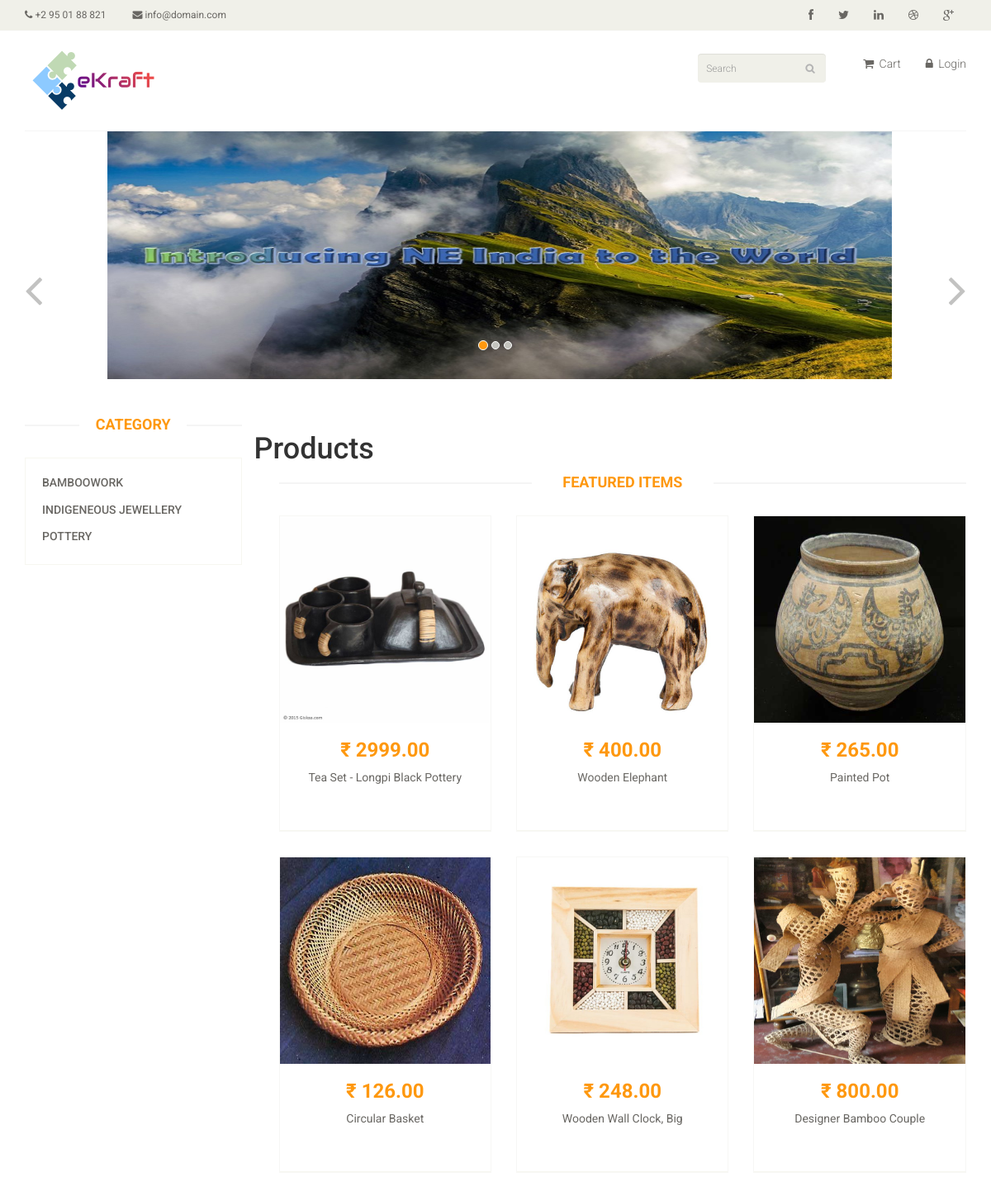
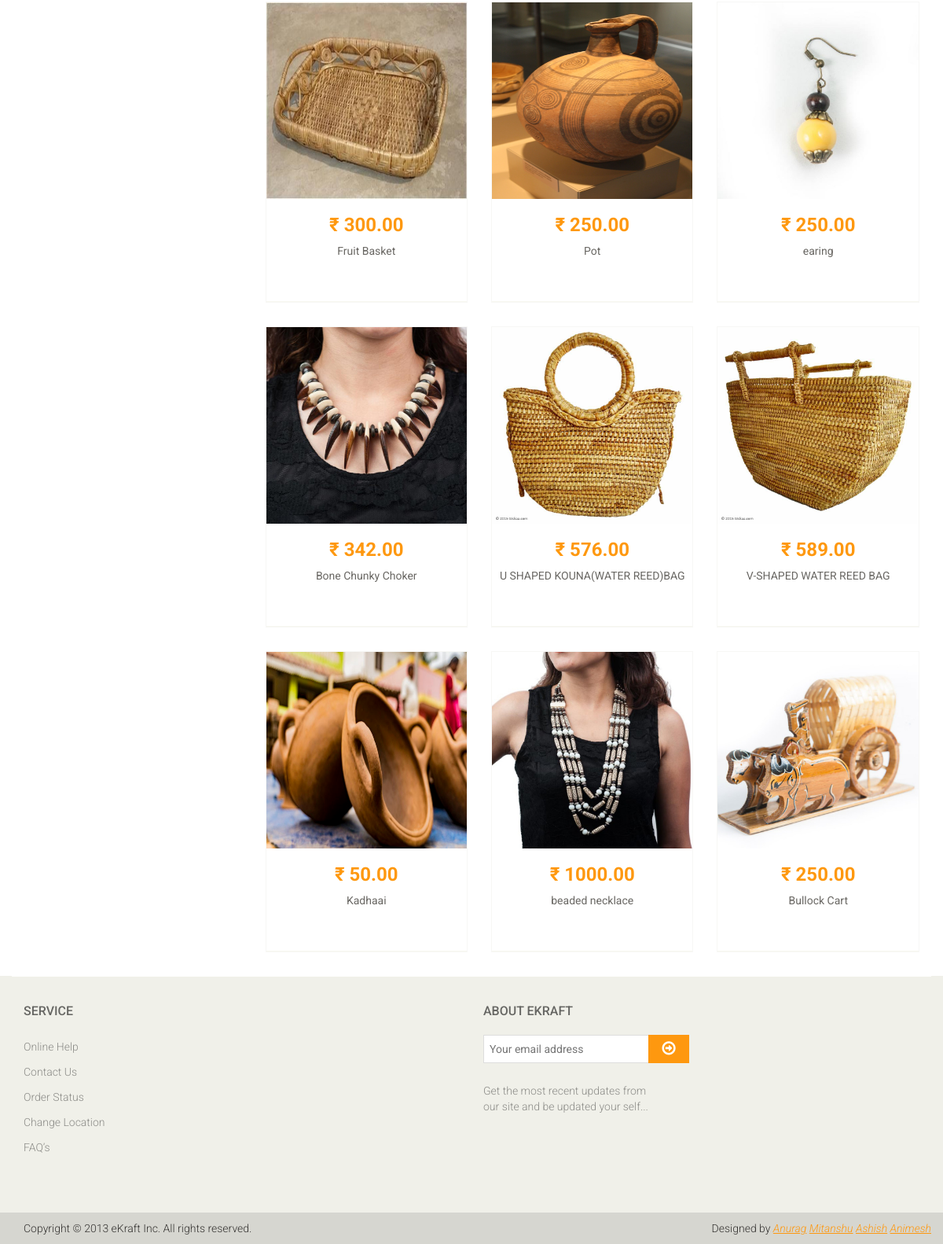
The page / on the database its author committed (2 pictures, top to bottom).
### shop/models.py (models this page shows, shortened)
class Category(models.Model):
    name=models.CharField(max_length=200,db_index=True)
    slug=models.SlugField(max_length=200,db_index=True,unique=True)
    class Meta:
        ordering=('name',)
        verbose_name='category'
        verbose_name_plural='categories'
    def get_absolute_url(self):
        return reverse('shop:product_list_by_category',args=[self.slug])

class Product(models.Model):
    category=models.ForeignKey(Category,related_name='product',on_delete=models.CASCADE,)
    name=models.CharField(max_length=200,db_index=True)
    slug=models.SlugField(max_length=200,db_index=True)
    image = models.FileField(upload_to='Products',blank=True)
    description=models.TextField(blank=True)
    price=models.DecimalField(max_digits=10,decimal_places=2)
    stock=models.PositiveIntegerField()
    available=models.BooleanField(default=True)
    created=models.DateTimeField(auto_now_add=True)
    updated=models.DateTimeField(auto_now=True)
    class Meta:
        ordering=('-created',)
        index_together=(('id','slug'),)
    def get_absolute_url(self):
        return reverse('shop:product_detail',args=[self.id,self.slug])

### shop/views.py (the view)
# urls.py: url(r'^$',views.product_list,name='product_list'),
def product_list(request,category_slug=None):
        category=None
        categories=Category.objects.all()
        product_results = Product.objects.all()
        query = request.GET.get("q")
        if query:
            categories = categories.filter(
                Q(name__icontains=query)
            ).distinct()
            product_results = product_results.filter(
                Q(name__icontains=query)
            ).distinct()
            return render(request, 'shop/Products/search.html', {
                'categories': categories,
                'products': product_results,
            })
        else:
            if category_slug:
                category=get_object_or_404(Category,slug=category_slug)
                product_results=product_results.filter(category=category)
        return render(request,'shop/Products/list.html',{'category':category,'categories':categories,'products':product_results})

### cart/cart.py (called while the page is built)
	def __len__(self):
		return sum(item['quantity'] for item in self.cart.values())

### cart/context_processors.py (called while the page is built)
def cart(request):
	return {'cart': Cart(request)}

### shop/templates/shop/Products/list.html (shortened to what this page needs)
{% extends "shop/base.html" %}
{% load staticfiles %}
{% block content %}
    <section id="slider">
		<div class="container">
			<div class="row">
				<div class="col-sm-12">
					<div id="slider-carousel" class="carousel slide" data-ride="carousel">
						<ol class="carousel-indicators">
							<li data-target="#slider-carousel" data-slide-to="0" class="active"></li>
							<li data-target="#slider-carousel" data-slide-to="1"></li>
							<li data-target="#slider-carousel" data-slide-to="2"></li>
						</ol>
						<div class="carousel-inner">
							<div class="item active">
								<img src="{% static "shop/images/home/NE.jpg" %}"  style="width:950px; height:300px;"  alt="" />
							</div>
						</div>
						<a href="#slider-carousel" class="left control-carousel hidden-xs" data-slide="prev">
							<i class="fa fa-angle-left"></i>
						</a>
						<a href="#slider-carousel" class="right control-carousel hidden-xs" data-slide="next">
							<i class="fa fa-angle-right"></i>
						</a>
					</div>
				</div>
			</div>
		</div>
	</section>
		<div class="container">
			<div class="row">
				<div class="col-sm-3">
					<div class="left-sidebar">
						<h2>Category</h2>
						<div class="panel-group category-products" id="accordian">
							{% for c in categories %}
                                <div class="panel panel-default">
								    <div class="panel-heading">
									    <h4 class="panel-title"><a href="{{c.get_absolute_url}}">{{c.name}}</a></h4>
								    </div>
						    	</div>
                            {% endfor %}
						</div>
					</div>
					</div>
            <div id="main" class="product-list">
                    <h1>{% if category %}{{category.name}}{% else %}Products{% endif %}</h1>
                    <div class="col-sm-9 padding-right">
					<div class="features_items">
						<h2 class="title text-center">Featured Items</h2>
						{% for product in products %}
                        <div class="col-sm-4">
							<div class="product-image-wrapper">
								<div class="single-products" style="height:380px;weight:100px;">
										<div class="productinfo text-center">
											<a href="{{product.get_absolute_url}}" target="blank;"><img src="{% static "shop/images/" %}{{product.image}}"  style="height:250px;weight:100px;" alt="" /></a>
											<h2>&#8377; {{ product.price }}</h2>
											<p>{{product.name}}</p>
										</div>
								</div>
								<div class="choose">
								</div>
							</div>
						</div>
                    {% endfor %}
					</div>
				</div>
                </div>
			</div>
		</div>
{% endblock %}

### shop/templates/shop/base.html (shortened to what this page needs)
{% load staticfiles %}
<!DOCTYPE html>
<html lang="en">
<head>
    {% load staticfiles %}
    <link href="{% static "index.css" %}" rel="stylesheet">
    <link href="{% static "shop/css/bootstrap.min.css" %}" rel="stylesheet">
    <link href="{% static "shop/css/font-awesome.min.css" %}" rel="stylesheet">
    <link href="{% static "shop/css/prettyPhoto.css" %}" rel="stylesheet">
    <link href="{% static "shop/css/price-range.css" %}" rel="stylesheet">
    <link href="{% static "shop/css/animate.css" %}" rel="stylesheet">
    <link href="{% static "shop/css/main.css" %}" rel="stylesheet">
	<link href="{% static "shop/css/responsive.css" %}" rel="stylesheet">
</head>
<body>
    <header id="header">
		<div class="header_top">
			<div class="container">
				<div class="row">
					<div class="col-sm-6">
						<div class="contactinfo">
							<ul class="nav nav-pills">
								<li><a href="#"><i class="fa fa-phone"></i> +2 95 01 88 821</a></li>
								<li><a href="#"><i class="fa fa-envelope"></i> info@domain.com</a></li>
							</ul>
						</div>
					</div>
					<div class="col-sm-6">
						<div class="social-icons pull-right">
							<ul class="nav navbar-nav">
								<li><a href="#"><i class="fa fa-facebook"></i></a></li>
								<li><a href="#"><i class="fa fa-twitter"></i></a></li>
								<li><a href="#"><i class="fa fa-linkedin"></i></a></li>
								<li><a href="#"><i class="fa fa-dribbble"></i></a></li>
								<li><a href="#"><i class="fa fa-google-plus"></i></a></li>
							</ul>
						</div>
					</div>
				</div>
			</div>
		</div>
		<div class="header-middle">
			<div class="container">
				<div class="row">
					<div class="col-sm-4">
						<div class="logo pull-left">
							<a href="{% url 'shop:product_list' %}"><img src="{% static "shop/images/home/ekraft.png" %}" alt="" /></a>
						</div>
					</div>
					<div class="col-sm-8">
						<div class="shop-menu pull-right">
							<ul class="nav navbar-nav">
							    <li>
							        <div class="search_box pull-right">
    							        <form class="navbar-form navbar-left" role="search" method="get" action="{% url 'shop:product_list' %}">
                    		           	    <div class="form-group">
                        			            <input type="text" class="form-control" placeholder="Search" name="q" value="{{ request.GET.q }}">
                    			            </div>
                			            </form>
                			         </div>
    			                </li>
								<li><a href="{% url 'cart:cart_detail' %}"><i class="fa fa-shopping-cart"></i> Cart</a></li>
								{% if user.is_authenticated %}
                                    <li class="dropdown s-header-v2__nav-item s-header-v2__dropdown-on-hover">
                                        <a href="#"  data-toggle="dropdown" role="button" aria-haspopup="true" aria-expanded="false"><i class="fa fa-user"></i>{{ user.get_username }} <span class="g-font-size-10--xs g-margin-l-5--xs ti-angle-down"></span></a>
                                        <ul class="dropdown-menu s-header-v2__dropdown-menu">
                                            <li><a href="#" class="s-header-v2__dropdown-menu-link">Profile</a></li>
                                            <li><a href="{% url 'logout'%}?next={{request.path}}" class="s-header-v2__dropdown-menu-link">Logout</a></li>
                                        </ul>
                                    </li>
                                {% else %}
                                    <li><a href="{% url 'login'%}?next={{request.path}}"><i class="fa fa-lock"></i> Login</a></li>
                                {% endif %}
							</ul>
						</div>
					</div>
				</div>
			</div>
		</div>
	</header>
    {% block content %}
    {% endblock %}
    <footer id="footer">
		<div class="footer-widget">
			<div class="container">
				<div class="row">
					<div class="col-sm-6">
						<div class="single-widget">
							<h2>Service</h2>
							<ul class="nav nav-pills nav-stacked">
								<li><a href="#">Online Help</a></li>
								<li><a href="#">Contact Us</a></li>
								<li><a href="#">Order Status</a></li>
								<li><a href="#">Change Location</a></li>
								<li><a href="#">FAQ’s</a></li>
							</ul>
						</div>
					</div>
					<div class="col-sm-6 ">
						<div class="single-widget">
							<h2>About eKraft</h2>
							<form action="#" class="searchform">
								<input type="text" placeholder="Your email address" />
								<button type="submit" class="btn btn-default"><i class="fa fa-arrow-circle-o-right"></i></button>
								<p>Get the most recent updates from <br />our site and be updated your self...</p>
							</form>
						</div>
					</div>
				</div>
			</div>
		</div>
		<div class="footer-bottom">
			<div class="container">
				<div class="row">
					<p class="pull-left">Copyright © 2013 eKraft Inc. All rights reserved.</p>
					<p class="pull-right">Designed by
					    <span>
				        <a target="_blank" href="http://www.facebook.com/anurag.barfa">Anurag</a>
					    <a target="_blank" href="http://www.facebook.com/mitanshu.mittal.1">Mitanshu</a>
					    <a target="_blank" href="http://www.facebook.com/ashish.ranjan.351756">Ashish</a>
					    <a target="_blank" href="http://www.facebook.com/akanimesh7">Animesh</a>
					    </span>
				    </p>
				</div>
			</div>
		</div>
	</footer>
</body>
</html>

### rows shown on the page
Category: name "BAMBOOWORK"
Category: name "INDIGENEOUS JEWELLERY"
Category: name "POTTERY"
Product: image (picture), price "2999.00", name "Tea Set - Longpi Black Pottery"
Product: image (picture), price "400.00", name "Wooden Elephant"
Product: image (picture), price "265.00", name "Painted Pot"
Product: image (picture), price "126.00", name "Circular Basket"
Product: image (picture), price "248.00", name "Wooden Wall Clock, Big"
Product: image (picture), price "800.00", name "Designer Bamboo Couple"
Product: image (picture), price "300.00", name "Fruit Basket"
Product: image (picture), price "250.00", name "Pot"
Product: image (picture), price "250.00", name "earing"
Product: image (picture), price "342.00", name "Bone Chunky Choker"
Product: image (picture), price "576.00", name "U SHAPED KOUNA(WATER REED)BAG"
Product: image (picture), price "589.00", name "V-SHAPED WATER REED BAG"
Product: image (picture), price "50.00", name "Kadhaai"
Product: image (picture), price "1000.00", name "beaded necklace"
Product: image (picture), price "250.00", name "Bullock Cart"
